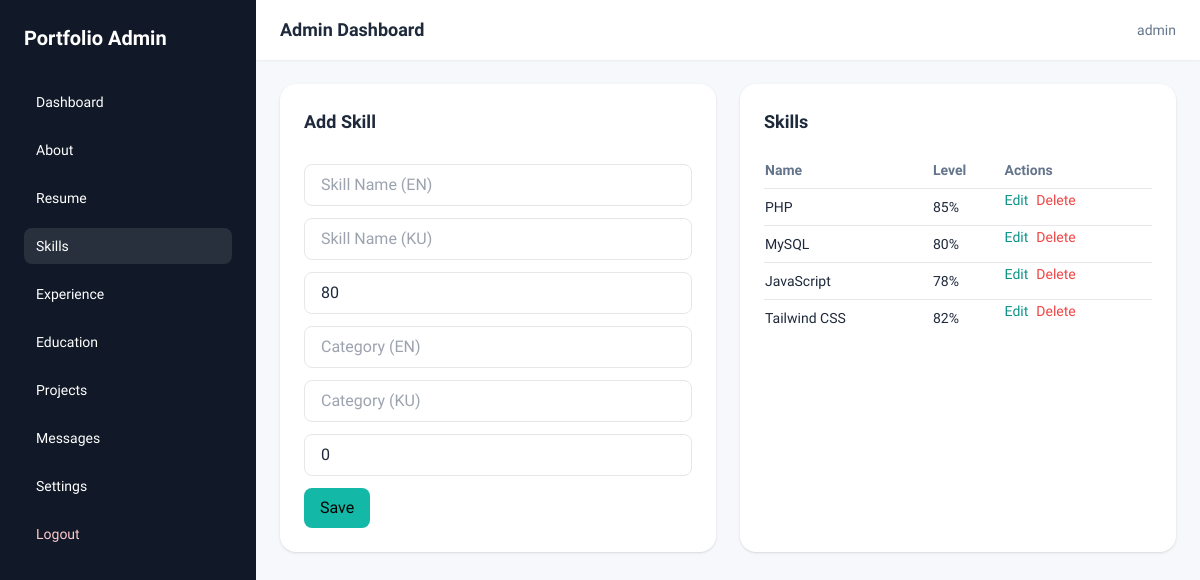
Page /admin/skills.php (signed in) on the committed database.
### tables this page shows
CREATE TABLE resume_skills (
  id INT AUTO_INCREMENT PRIMARY KEY,
  skill_name_en VARCHAR(100),
  skill_name_ku VARCHAR(100),
  skill_level INT DEFAULT 80,
  category_en VARCHAR(80),
  category_ku VARCHAR(80),
  sort_order INT DEFAULT 0
);

### config.php (called while the page is built, shortened)
<?php
function e(string $value): string
{
    return htmlspecialchars($value, ENT_QUOTES, 'UTF-8');
}

### admin/skills.php (the view, shortened to what this page needs)
<?php
require_once __DIR__ . '/_guard.php';
$skills = $pdo->query('SELECT * FROM resume_skills ORDER BY sort_order ASC, id ASC')->fetchAll();
$editSkill = null;
require_once __DIR__ . '/_layout_top.php';
?>
<div class="grid lg:grid-cols-2 gap-6">
  <div class="bg-white rounded-2xl p-6 shadow">
    <h2 class="text-lg font-semibold mb-4"><?= $editSkill ? 'Edit Skill' : 'Add Skill' ?></h2>
    <form method="POST" class="space-y-3">
      <input class="border rounded-lg px-4 py-2 w-full" name="skill_name_en" placeholder="Skill Name (EN)" value="<?= e($editSkill['skill_name_en'] ?? '') ?>">
      <input class="border rounded-lg px-4 py-2 w-full" name="skill_name_ku" placeholder="Skill Name (KU)" value="<?= e($editSkill['skill_name_ku'] ?? '') ?>">
      <input class="border rounded-lg px-4 py-2 w-full" name="skill_level" type="number" min="0" max="100" placeholder="Level" value="<?= e((string) ($editSkill['skill_level'] ?? 80)) ?>">
      <input class="border rounded-lg px-4 py-2 w-full" name="category_en" placeholder="Category (EN)" value="<?= e($editSkill['category_en'] ?? '') ?>">
      <input class="border rounded-lg px-4 py-2 w-full" name="category_ku" placeholder="Category (KU)" value="<?= e($editSkill['category_ku'] ?? '') ?>">
      <input class="border rounded-lg px-4 py-2 w-full" name="sort_order" type="number" placeholder="Sort Order" value="<?= e((string) ($editSkill['sort_order'] ?? 0)) ?>">
      <button class="px-4 py-2 bg-teal-500 text-black rounded-lg">Save</button>
    </form>
  </div>
  <div class="bg-white rounded-2xl p-6 shadow">
    <h2 class="text-lg font-semibold mb-4">Skills</h2>
    <table class="min-w-full text-sm">
      <thead>
        <tr class="text-left text-slate-500">
          <th class="py-2">Name</th>
          <th>Level</th>
          <th>Actions</th>
        </tr>
      </thead>
      <tbody>
        <?php foreach ($skills as $skill): ?>
          <tr class="border-t">
            <td class="py-2"><?= e($skill['skill_name_en']) ?></td>
            <td><?= e((string) $skill['skill_level']) ?>%</td>
            <td class="flex gap-2">
              <a class="text-teal-600" href="?edit=<?= e((string) $skill['id']) ?>">Edit</a>
              <form method="POST" onsubmit="return confirmDelete();">
                <button class="text-red-500" type="submit">Delete</button>
              </form>
            </td>
          </tr>
        <?php endforeach; ?>
      </tbody>
    </table>
  </div>
</div>
<?php require_once __DIR__ . '/_layout_bottom.php'; ?>

### assets/css/admin.css (style rules this page uses)
body { font-family: 'Readex Pro', sans-serif; background: #f7f8fb; }

### rows in the picture
resume_skills: skill_name_en "PHP", skill_level "85"
resume_skills: skill_name_en "MySQL", skill_level "80"
resume_skills: skill_name_en "JavaScript", skill_level "78"
resume_skills: skill_name_en "Tailwind CSS", skill_level "82"

### other values in the picture
$_SESSION['admin_username'] "admin"
